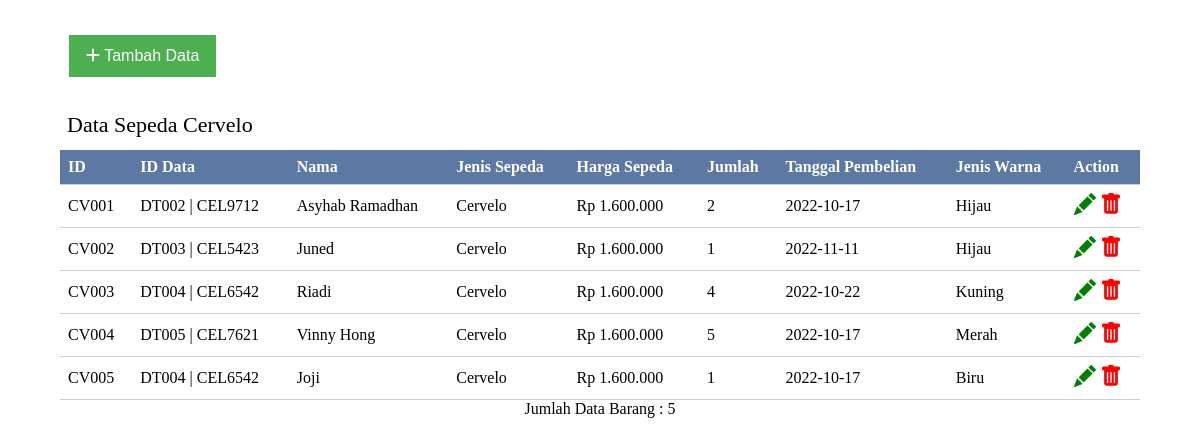
The app's page /cervelo/index.php with its own data.
### tables this page shows
CREATE TABLE `tb_cervelo` (
  `id_cervelo` char(10) NOT NULL,
  `id_data` char(10) DEFAULT NULL,
  `nama` varchar(25) NOT NULL,
  `jenis_sepeda` varchar(25) NOT NULL,
  `harga` varchar(25) NOT NULL,
  `jumlah` int(11) NOT NULL,
  `tanggal` date NOT NULL,
  `jenis_warna` varchar(25) NOT NULL
);

CREATE TABLE `tb_data` (
  `id_data` char(10) NOT NULL,
  `ns_polygon` char(10) NOT NULL,
  `ns_cervelo` char(10) NOT NULL,
  `ns_fixie` char(10) NOT NULL,
  `tanggal_buat` date NOT NULL,
  `tanggal_launch` date NOT NULL
);

### cervelo/lihat.php (the view, shortened to what this page needs)
<!DOCTYPE html>
<html lang="en">
<head>
</head>
<body>
    <a href="tambah.php"><button class="tambah" ><i class="fa-solid fa-plus"></i> Tambah Data</button></a>
    <p class="info">Data Sepeda Cervelo</p>
    <table>
        <tr>
            <th>ID</th>
            <th>ID Data</th>
            <th>Nama</th>
            <th>Jenis Sepeda</th>
            <th>Harga Sepeda</th>
            <th>Jumlah</th>
            <th>Tanggal Pembelian</th>
            <th>Jenis Warna</th>
            <th>Action</th>
        </tr>
        <?php
        include "..\koneksi.php";
        $tampil = "SELECT * FROM tb_cervelo a JOIN tb_data b ON a.id_data = b.id_data ";
        $query = $dbh->query($tampil);
        foreach ($query as $data ){
        ?>
        <tr>
            <td><?php echo $data ['id_cervelo']?></td>
            <td><?php echo $data ['id_data']. ' | ' .$data['ns_cervelo']?></td>
            <td><?php echo $data ['nama']?></td>
            <td><?php echo $data ['jenis_sepeda']?></td>
            <td><?php echo $data ['harga']?></td>
            <td><?php echo $data ['jumlah']?></td>
            <td><?php echo $data ['tanggal']?></td>
            <td><?php echo $data ['jenis_warna']?></td>
            <td colspan='2'>
                <a class="ubah"  href="ubah.php?id_cervelo=<?php echo $data ['id_cervelo']?>" onclick="return confirm('Ingin Mengubah Data?');" role="button">
                </a>
                <a class="hapus" href="hapus.php?id_cervelo=<?php echo $data ['id_cervelo']?>" onclick="return confirm('Ingin Mengapus Data?');" role="button">
                </a>
            </td>
        </tr>
        <?php
		}
		?>
    </table>
        <?php
            $nRows = $dbh->query('select count(*) from tb_cervelo')->fetchColumn();
		    echo "<p class=jumlahdata>Jumlah Data Barang : $nRows </p>";
        ?>
</body>
</html>

### cervelo/index.php (shortened to what this page needs)
<?php
	$aksi = @$_GET['aksi'];
		switch ($aksi) {
			default:
				include "lihat.php";
				break;
		}
?>

### cervelo/lihat.php (style rules this page uses)
* { margin: 0; padding: 0; }
button { background-color: #4CAF50; border: 4px; color: white; padding: 12px 17px; text-align: center; text-decoration: none; display: inline-block; font-size: 16px; margin: 35px 69px; cursor: pointer; }
.info { color:black; font-size:22px; padding-left:67px; margin-bottom:12px; }
table { border-collapse: collapse; width: 90%; margin: auto; }
th, td { text-align: left; padding: 8px; border-bottom:1px solid #cad1db; }
th { background-color: #5d78a3; color: white; }
.ubah { height:24px; width:24px; text-decoration: none; color:green; }
.hapus { text-decoration: none; color:red; }
.jumlahdata { text-align:center; }

### records on screen
tb_cervelo: id_cervelo "CV001", id_data.id_data "DT002", id_data.ns_cervelo "CEL9712", nama "Asyhab Ramadhan", jenis_sepeda "Cervelo", harga "Rp 1.600.000", jumlah "2", tanggal "2022-10-17", jenis_warna "Hijau"
tb_cervelo: id_cervelo "CV002", id_data.id_data "DT003", id_data.ns_cervelo "CEL5423", nama "Juned", jenis_sepeda "Cervelo", harga "Rp 1.600.000", jumlah "1", tanggal "2022-11-11", jenis_warna "Hijau"
tb_cervelo: id_cervelo "CV003", id_data.id_data "DT004", id_data.ns_cervelo "CEL6542", nama "Riadi", jenis_sepeda "Cervelo", harga "Rp 1.600.000", jumlah "4", tanggal "2022-10-22", jenis_warna "Kuning"
tb_cervelo: id_cervelo "CV004", id_data.id_data "DT005", id_data.ns_cervelo "CEL7621", nama "Vinny Hong", jenis_sepeda "Cervelo", harga "Rp 1.600.000", jumlah "5", tanggal "2022-10-17", jenis_warna "Merah"
tb_cervelo: id_cervelo "CV005", id_data.id_data "DT004", id_data.ns_cervelo "CEL6542", nama "Joji", jenis_sepeda "Cervelo", harga "Rp 1.600.000", jumlah "1", tanggal "2022-10-17", jenis_warna "Biru"

### other values on screen
$nRows "5"
